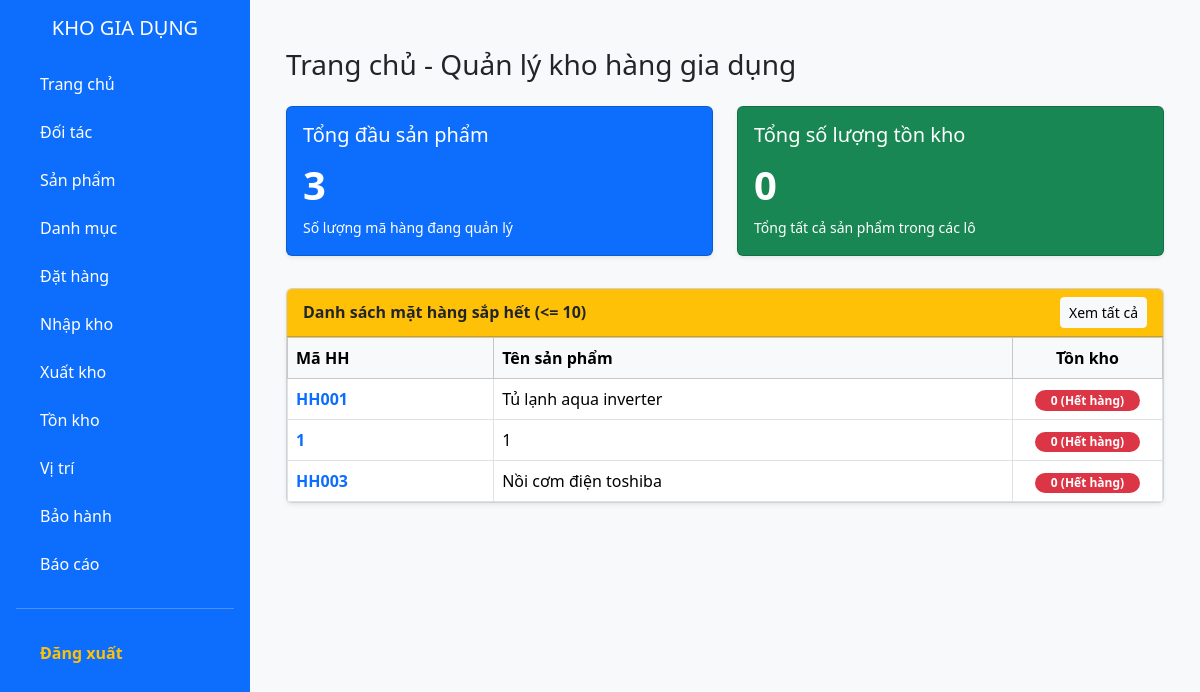
The page /public/home/index (signed in) on the database as committed earlier.
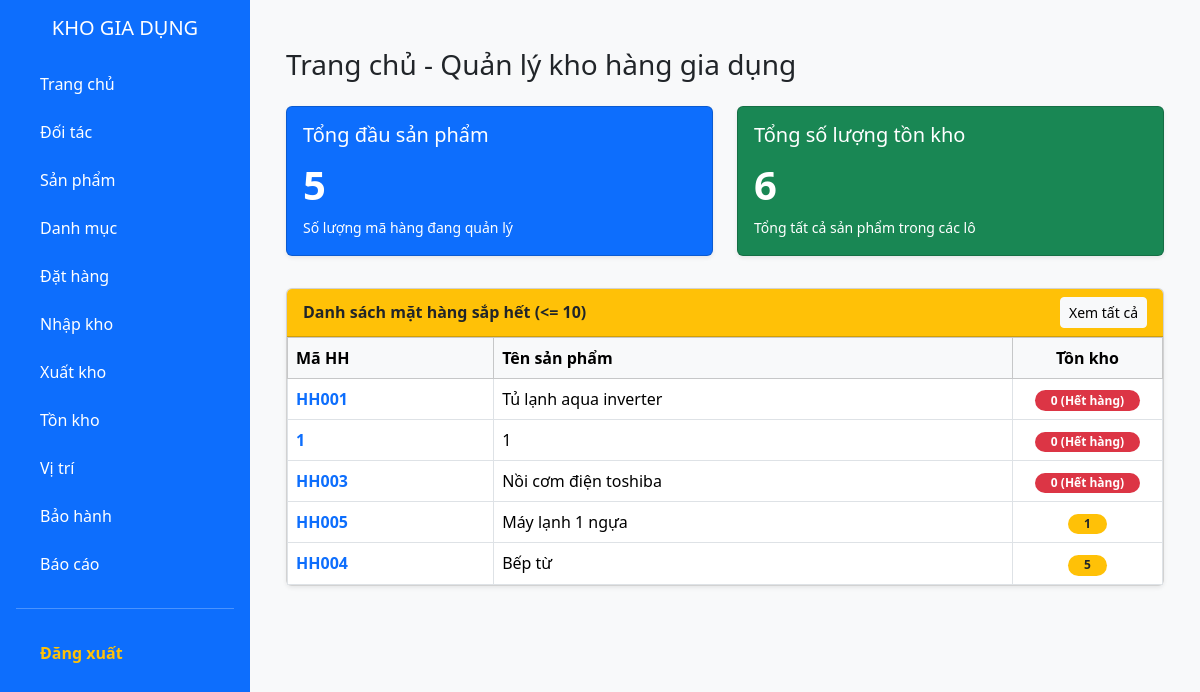
The same page on the database as committed later.
### tables this page shows
CREATE TABLE IF NOT EXISTS `hanghoa` (
  `maHH` varchar(20) NOT NULL,
  `tenHH` varchar(200) NOT NULL,
  `maDVT` varchar(10) NOT NULL,
  `maNCC` varchar(10) NOT NULL,
  `thuongHieu` varchar(100) DEFAULT NULL,
  `model` varchar(100) DEFAULT NULL,
  `moTa` varchar(300) DEFAULT NULL,
  `maDanhMuc` varchar(20) DEFAULT NULL,
  `loaiHang` enum('LO','SERIAL') DEFAULT 'LO',
  `heSoChiemCho` int DEFAULT '1',
  PRIMARY KEY (`maHH`),
  KEY `fk_hanghoa_dvt` (`maDVT`),
  KEY `fk_hanghoa_ncc` (`maNCC`),
  KEY `fk_hanghoa_danhmuc` (`maDanhMuc`)
);

### app/controllers/HomeController.php (called while the page is built, shortened)
<?php
class HomeController extends Controller {
    private $homeModel;
    public function __construct() {
        $this->homeModel = $this->model('HomeModel');
    }
    public function index() {
        $totalProducts = $this->homeModel->countProducts();
        $totalInventory = $this->homeModel->sumInventory();
        $lowStock = $this->homeModel->getLowStockProducts(10);
        $data = [
            'title' => 'Trang chủ - Quản lý kho',
            'total_products' => $totalProducts,
            'total_inventory' => $totalInventory,
            'low_stock_products' => $lowStock
        ];
        $this->view('home/index', $data);
    }
}
?>

### app/core/app.php (called while the page is built, shortened)
<?php
class App {
    protected $action = 'index';
    public function __construct() {
        $url = $this->parseUrl();
        if (isset($url[0])) {
            if (file_exists(APP_ROOT . '/controllers/' . ucfirst($url[0]) . 'Controller.php')) {
                unset($url[0]);
            }
        }
        $this->controller = new $this->controller;
        if (isset($url[1])) {
            if (method_exists($this->controller, $url[1])) {
                $this->action = $url[1];
                unset($url[1]);
            }
        }
        $this->params = $url ? array_values($url) : [];
        call_user_func_array([$this->controller, $this->action], $this->params);
    }
    public function parseUrl() {
        if (isset($_GET['url'])) {
            return explode('/', filter_var(rtrim($_GET['url'], '/'), FILTER_SANITIZE_URL));
        }
    }
}
?>

### public/index.php (called while the page is built, shortened)
<?php
require_once ROOT_PATH . '/app/core/Database.php';
require_once ROOT_PATH . '/app/core/Controller.php';
require_once ROOT_PATH . '/app/core/App.php';
$app = new App();
?>

### app/models/HomeModel.php (called while the page is built, shortened)
<?php
class HomeModel {
    private $conn;
    public function __construct() {
        $this->conn = Database::getInstance()->getConnection();
    }
    public function getLowStockProducts($limit = 5) {
        $sql = "SELECT h.maHH, h.tenHH, COALESCE(SUM(lvt.soLuong), 0) as tongTon
                FROM hanghoa h
                LEFT JOIN lohang lh ON h.maHH = lh.maHH
                LEFT JOIN lo_hang_vi_tri lvt ON lh.maLo = lvt.maLo
                GROUP BY h.maHH, h.tenHH
                HAVING tongTon <= 10
                ORDER BY tongTon ASC
                LIMIT :limit";
        $stmt = $this->conn->prepare($sql);
        $stmt->bindValue(':limit', $limit, PDO::PARAM_INT);
        $stmt->execute();
        return $stmt->fetchAll();
    }
}
?>

### app/core/Database.php (called while the page is built, shortened)
<?php
class Database {
    private static $instance = null;
    private $conn;
    private function __construct() {
        try {
            $dsn = "mysql:host=" . DB_HOST . ";dbname=" . DB_NAME . ";charset=utf8mb4";
            $this->conn = new PDO($dsn, DB_USER, DB_PASS);
            $this->conn->setAttribute(PDO::ATTR_ERRMODE, PDO::ERRMODE_EXCEPTION);
            $this->conn->setAttribute(PDO::ATTR_DEFAULT_FETCH_MODE, PDO::FETCH_ASSOC);
        } catch(PDOException $e) {
            die("Lỗi kết nối MySQL: " . $e->getMessage());
        }
    }
    public static function getInstance() {
        if (!self::$instance) {
            self::$instance = new Database();
        }
        return self::$instance;
    }
    public function getConnection() {
        return $this->conn;
    }
}
?>

### app/views/home/index.php (the view, shortened to what the changed rows need)
<?php require_once APP_ROOT . '/views/layouts/header.php'; ?>
<?php require_once APP_ROOT . '/views/layouts/sidebar.php'; ?>
<div class="container-fluid mt-4">
    <h3 class="mb-4 text-gray-800">Trang chủ - Quản lý kho hàng gia dụng</h3>
    <div class="row mt-4">
        <div class="col-md-6 mb-4">
            <div class="card text-bg-primary shadow-sm h-100">
                <div class="card-body">
                    <h5 class="card-title">Tổng đầu sản phẩm</h5>
                    <div class="d-flex justify-content-between align-items-center">
                        <span class="fs-1 fw-bold">
                            <?php echo number_format($data['total_products']); ?>
                        </span>
                    </div>
                    <small>Số lượng mã hàng đang quản lý</small>
                </div>
            </div>
        </div>
        <div class="col-md-6 mb-4">
            <div class="card text-bg-success shadow-sm h-100">
                <div class="card-body">
                    <h5 class="card-title">Tổng số lượng tồn kho</h5>
                    <div class="d-flex justify-content-between align-items-center">
                        <span class="fs-1 fw-bold">
                            <?php echo number_format($data['total_inventory']); ?>
                        </span>
                    </div>
                    <small>Tổng tất cả sản phẩm trong các lô</small>
                </div>
            </div>
        </div>
    </div>
    <div class="row mt-2">
        <div class="col-md-12">
            <div class="card shadow-sm">
                <div class="card-header bg-warning text-dark fw-bold d-flex justify-content-between align-items-center">
                    <span><i class="bi bi-exclamation-triangle-fill"></i> Danh sách mặt hàng sắp hết (<= 10)</span>
                    <a href="<?php echo BASE_URL; ?>/inventory" class="btn btn-sm btn-light">Xem tất cả</a>
                </div>
                <div class="card-body p-0">
                    <div class="table-responsive">
                        <table class="table table-bordered mb-0 align-middle">
                            <thead class="table-light">
                                <tr>
                                    <th>Mã HH</th>
                                    <th>Tên sản phẩm</th>
                                    <th class="text-center" style="width: 150px;">Tồn kho</th>
                                </tr>
                            </thead>
                            <tbody>
                                <?php if (!empty($data['low_stock_products'])): ?>
                                    <?php foreach ($data['low_stock_products'] as $item): ?>
                                        <tr>
                                            <td class="fw-bold text-primary"><?php echo $item['maHH']; ?></td>
                                            <td><?php echo $item['tenHH']; ?></td>
                                            <td class="text-center">
                                                <?php if($item['tongTon'] == 0): ?>
                                                    <span class="badge bg-danger rounded-pill px-3">0 (Hết hàng)</span>
                                                <?php else: ?>
                                                    <span class="badge bg-warning text-dark rounded-pill px-3">
                                                        <?php echo $item['tongTon']; ?>
                                                    </span>
                                                <?php endif; ?>
                                            </td>
                                        </tr>
                                    <?php endforeach; ?>
                                <?php endif; ?>
                            </tbody>
                        </table>
                    </div>
                </div>
            </div>
        </div>
    </div>
</div>
<?php require_once APP_ROOT . '/views/layouts/footer.php'; ?>

Rows that differ between the two databases and show on the page:
added hanghoa: maHH "HH005", tenHH "Máy lạnh 1 ngựa", tongTon "1"
added hanghoa: maHH "HH004", tenHH "Bếp từ", tongTon "5"
Other text that changed with them:
$data['total_products']: "3" → "5"
$data['total_inventory']: "0" → "6"
